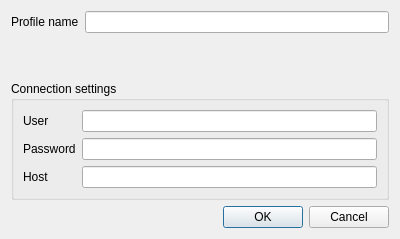
<?xml version="1.0" encoding="UTF-8"?>
<ui version="4.0">
 <class>Dialog</class>
 <widget class="QDialog" name="Dialog">
  <property name="geometry">
   <rect>
    <x>0</x>
    <y>0</y>
    <width>400</width>
    <height>239</height>
   </rect>
  </property>
  <property name="windowTitle">
   <string>Connection profile</string>
  </property>
  <property name="windowIcon">
   <iconset>
    <normaloff>../resources/oq_icon.svg</normaloff>../resources/oq_icon.svg</iconset>
  </property>
  <layout class="QVBoxLayout" name="verticalLayout">
   <item>
    <layout class="QFormLayout" name="formLayout">
     <property name="topMargin">
      <number>0</number>
     </property>
     <item row="0" column="0">
      <widget class="QLabel" name="profile_name_lbl">
       <property name="text">
        <string>Profile name</string>
       </property>
      </widget>
     </item>
     <item row="0" column="1">
      <widget class="QLineEdit" name="profile_name_edt"/>
     </item>
    </layout>
   </item>
   <item>
    <widget class="QGroupBox" name="settings_gbx">
     <property name="title">
      <string>Connection settings</string>
     </property>
     <layout class="QFormLayout" name="formLayout_4">
      <property name="fieldGrowthPolicy">
       <enum>QFormLayout::AllNonFixedFieldsGrow</enum>
      </property>
      <item row="0" column="0">
       <widget class="QLabel" name="username_lbl">
        <property name="text">
         <string>User</string>
        </property>
       </widget>
      </item>
      <item row="0" column="1">
       <widget class="QLineEdit" name="username_edt"/>
      </item>
      <item row="1" column="0">
       <widget class="QLabel" name="password_lbl">
        <property name="text">
         <string>Password</string>
        </property>
       </widget>
      </item>
      <item row="1" column="1">
       <widget class="QLineEdit" name="password_edt">
        <property name="echoMode">
         <enum>QLineEdit::Password</enum>
        </property>
       </widget>
      </item>
      <item row="2" column="0">
       <widget class="QLabel" name="hostname_lbl">
        <property name="text">
         <string>Host</string>
        </property>
       </widget>
      </item>
      <item row="2" column="1">
       <widget class="QLineEdit" name="hostname_edt"/>
      </item>
     </layout>
    </widget>
   </item>
   <item>
    <layout class="QHBoxLayout" name="horizontalLayout">
     <property name="topMargin">
      <number>0</number>
     </property>
     <item>
      <widget class="QLabel" name="label">
       <property name="text">
        <string>&lt;html&gt;&lt;head/&gt;&lt;body&gt;&lt;p&gt;&lt;img src=&quot;:/plugins/irmt/oq_logo.svg.png&quot;/&gt;&lt;/p&gt;&lt;/body&gt;&lt;/html&gt;</string>
       </property>
      </widget>
     </item>
     <item>
      <widget class="QDialogButtonBox" name="buttonBox">
       <property name="orientation">
        <enum>Qt::Horizontal</enum>
       </property>
       <property name="standardButtons">
        <set>QDialogButtonBox::Cancel|QDialogButtonBox::Ok</set>
       </property>
      </widget>
     </item>
    </layout>
   </item>
  </layout>
 </widget>
 <resources/>
 <connections>
  <connection>
   <sender>buttonBox</sender>
   <signal>accepted()</signal>
   <receiver>Dialog</receiver>
   <slot>accept()</slot>
   <hints>
    <hint type="sourcelabel">
     <x>248</x>
     <y>254</y>
    </hint>
    <hint type="destinationlabel">
     <x>157</x>
     <y>274</y>
    </hint>
   </hints>
  </connection>
  <connection>
   <sender>buttonBox</sender>
   <signal>rejected()</signal>
   <receiver>Dialog</receiver>
   <slot>reject()</slot>
   <hints>
    <hint type="sourcelabel">
     <x>316</x>
     <y>260</y>
    </hint>
    <hint type="destinationlabel">
     <x>286</x>
     <y>274</y>
    </hint>
   </hints>
  </connection>
 </connections>
</ui>
